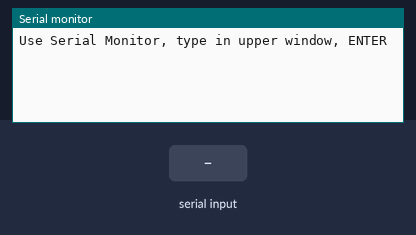
The sketch below on a simulated Arduino Uno, built with avr-gcc and run on an emulated ATmega328P. On the bench: the last lines printed to the serial monitor. The test bench sets the inputs (shaded band).

Above: at 1.2 s.
1.3 s: "1\n" received over Serial
At 2.8 s:
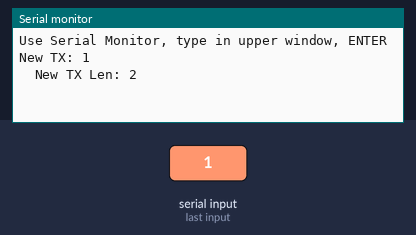
3.8 s: "1\n" received over the second serial link
At 6.6 s:
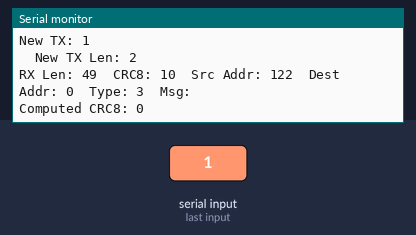
6.8 s: "0\n" received over Serial
At 8.2 s:
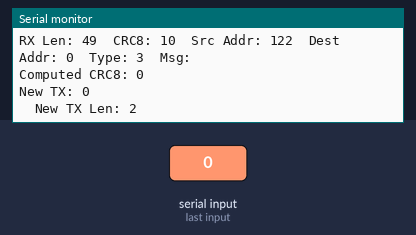
8.3 s: "0\n" received over the second serial link
At 10.58 s:
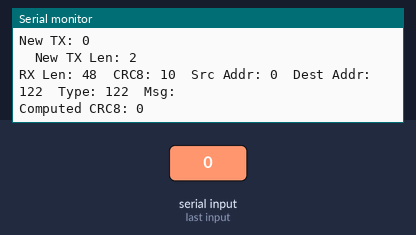

The sketch:

rs485_proto.ino
```cpp
/* YourDuino SoftwareSerialExample1
   - Connect to another Arduino running "YD_SoftwareSerialExampleRS485_1Remote"
   - Connect this unit Pins 10, 11, Gnd
   - Pin 3 used for RS485 direction control
   - To other unit Pins 11,10, Gnd  (Cross over)
   - Open Serial Monitor, type in top window.
   - Should see same characters echoed back from remote Arduino

   Questions: terry@yourduino.com
*/

/*-----( Import needed libraries )-----*/
#include <SoftwareSerial.h>
/*-----( Declare Constants and Pin Numbers )-----*/
#define SSerialRX        10  //Serial Receive pin
#define SSerialTX        11  //Serial Transmit pin

#define SSerialTxControl 12   //RS485 Direction control

#define RS485Transmit    HIGH
#define RS485Receive     LOW


/*-----( Declare objects )-----*/
SoftwareSerial RS485Serial(SSerialRX, SSerialTX); // RX, TX

/*-----( Declare Variables )-----*/
String byteReceived;
String byteSend;
byte srcaddr = 6;
byte destaddr = 5;
byte type = 1;
void setup()   /****** SETUP: RUNS ONCE ******/
{
  // Start the built-in serial port, probably to Serial Monitor
  Serial.begin(38400);
  Serial.println("Use Serial Monitor, type in upper window, ENTER");

  pinMode(SSerialTxControl, OUTPUT);

  digitalWrite(SSerialTxControl, RS485Receive);  // Init Transceiver

  // Start the software serial port, to another device
  RS485Serial.begin(115200);   // set the data rate

}//--(end setup )---


void loop()   /****** LOOP: RUNS CONSTANTLY ******/
{
  if (Serial.available())
  {
    byteReceived=Serial.readStringUntil('\r');
    Serial.print("New TX: ");
    Serial.print(byteReceived);
    Serial.print("\tNew TX Len: ");
    Serial.println(byteReceived.length());

    digitalWrite(SSerialTxControl, RS485Transmit);  // Enable RS485 Transmit
    //delay(1);
    byte len = byte(byteReceived.length());

    byte bytestring[255];
    byteReceived.getBytes(bytestring,255);
    RS485Serial.write(len);
    RS485Serial.write(CRC8(bytestring,len));
    RS485Serial.write(srcaddr);
    RS485Serial.write(destaddr);
    RS485Serial.write(type);
    RS485Serial.print(byteReceived);          // Send byte to Remote Arduino
    delay(10);
    digitalWrite(SSerialTxControl, RS485Receive);  // Disable RS485 Transmit
  }

  if (RS485Serial.available())  //Look for data from other Arduino
   {
    byte num[5];
    RS485Serial.readBytes(num,5);

    int len = num[0];

    if (len!=0){
    char bytes[255];
    memset(bytes,0,sizeof(bytes));
    RS485Serial.readBytes(bytes,len);    // Read received byte

    Serial.print("RX Len: ");
    Serial.print(len);
    Serial.print("\tCRC8: ");
    Serial.print(num[1]);
    Serial.print("\tSrc Addr: ");
    Serial.print(num[2]);
    Serial.print("\tDest Addr: ");
    Serial.print(num[3]);
    Serial.print("\tType: ");
    Serial.print(num[4]);
    Serial.print("\tMsg: ");
    Serial.println(bytes);        // Show on Serial Monitor
    Serial.print("Computed CRC8: ");
    Serial.println(CRC8(bytes,len));
    delay(10);
    }
   }

}//--(end main loop )---
//http://www.leonardomiliani.com/en/2013/un-semplice-crc8-per-arduino/
//CRC-8 - based on the CRC8 formulas by Dallas/Maxim
//code released under the therms of the GNU GPL 3.0 license
byte CRC8(const byte *data, byte len) {
  byte crc = 0x00;
  while (len--) {
    byte extract = *data++;
    for (byte tempI = 8; tempI; tempI--) {
      byte sum = (crc ^ extract) & 0x01;
      crc >>= 1;
      if (sum) {
        crc ^= 0x8C;
      }
      extract >>= 1;
    }
  }
  return crc;
}
/*-----( Declare User-written Functions )-----*/

//NONE
//*********( THE END )***********
```

Measured:
- after the input at 1.3 s, the serial monitor: prints a new line after 1.0 s (image 1)
- after the input at 3.8 s, the serial monitor: prints a new line after 2.0 s (image 2)
- after the input at 6.8 s, the serial monitor: prints a new line after 1.0 s (image 3)
- after the input at 8.3 s, the serial monitor: prints a new line after 2.0 s (image 4)
